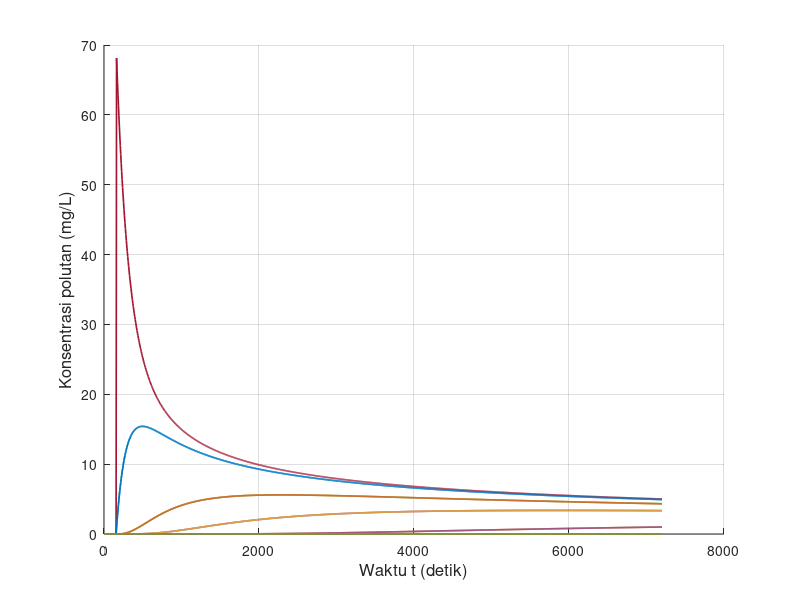

MATLAB code for this plot: (Note: this script raises an error after producing the figure.)
clear; clc; close all;

% Feby Syarief Al A`raaf
% 26050124130087
% Oseanografi C
%
% Simulasi difusi/adveksi 1 dimensi metode FTCS
% Sumber polutan diskontinu
% NIM = 087, sehingga:
% x = 0, y = 8, z = 7

x_digit = 0;
y_digit = 8;
z_digit = 7;

C_source = 10 * z_digit;

L = 3000;
T = 7200;

scenario(1).nama = 'Skenario 1';
scenario(1).dx   = 15;
scenario(1).dt   = 6;
scenario(1).G    = 0.5;
scenario(1).m    = 15 + z_digit;

scenario(2).nama = 'Skenario 2';
scenario(2).dx   = 30;
scenario(2).dt   = 6;
scenario(2).G    = 0.05;
scenario(2).m    = 30 + z_digit;

scenario(3).nama = 'Skenario 3';
scenario(3).dx   = 15;
scenario(3).dt   = 6;
scenario(3).G    = 1;
scenario(3).m    = 15 + z_digit;

folder_output = 'output_Diskontinu_FTCS_Polutan_Terhadap_Waktu';
if ~exist(folder_output, 'dir')
    mkdir(folder_output);
end

for s = 1:numel(scenario)

    fprintf('\nMemproses %s\n', scenario(s).nama);

    dx       = scenario(s).dx;
    dt       = scenario(s).dt;
    G        = scenario(s).G;
    m_source = scenario(s).m;
    n_source = 20 + z_digit;

    M_grid = round(L / dx) + 1;
    Mmax   = max(M_grid, m_source);
    Nmax   = round(T / dt);

    alpha = (G * dt) / (dx^2);

    fprintf('dx = %.3f m, dt = %.3f s, G = %.3f m^2/s, m = %d, n = %d\n', dx, dt, G, m_source, n_source);
    fprintf('Mmax = %d, Nmax = %d, alpha = %.6f\n', Mmax, Nmax, alpha);

    if alpha > 0.5
        fprintf('Peringatan: alpha > 0.5, solusi FTCS dapat tidak stabil.\n');
    end

    F0 = zeros(1, Mmax);
    F  = zeros(1, Mmax);

    t_step = 0:Nmax;
    t_time = t_step * dt;

    m_plot = [1, ...
              m_source - 20, m_source - 10, m_source - 5, m_source - 3, m_source - 1, ...
              m_source, ...
              m_source + 1, m_source + 3, m_source + 5, m_source + 10, m_source + 20];

    m_plot = unique(m_plot, 'stable');
    m_plot_valid = m_plot(m_plot >= 1 & m_plot <= Mmax);

    if length(m_plot_valid) < length(m_plot)
        fprintf('%s: beberapa grid berada di luar domain sehingga tidak digrafikkan.\n', scenario(s).nama);
    end

    history = NaN(length(t_step), length(m_plot_valid));

    F0(:) = 0;

    for p = 1:length(m_plot_valid)
        history(1, p) = F0(m_plot_valid(p));
    end

    for n = 1:Nmax

        F0(1)    = F0(2);
        F0(Mmax) = F0(Mmax-1);

        if n == n_source
            F0(m_source) = C_source;
        end

        for i = 2:(Mmax-1)
            F(i) = (1 - 2 * alpha) * F0(i) + alpha * (F0(i+1) + F0(i-1));
        end

        F(1)    = F(2);
        F(Mmax) = F(Mmax-1);

        for p = 1:length(m_plot_valid)
            history(n + 1, p) = F(m_plot_valid(p));
        end

        F0 = F;
    end

    fig = figure('Visible', 'off', 'Position', [100 100 1400 600]);
    hold on;

    legend_text = {};

    for k = 1:length(m_plot_valid)
        plot(t_time, history(:, k), 'LineWidth', 1.2);
        legend_text{end+1} = sprintf('m = %d', m_plot_valid(k));
    end

    grid on;
    xlabel('Waktu t (detik)', 'FontSize', 12);
    ylabel('Konsentrasi polutan (mg/L)', 'FontSize', 12);
    title(sprintf('%s - Konsentrasi polutan terhadap waktu', scenario(s).nama), ...
          'Feby Syarief-0087-Ose C', 'FontSize', 14, 'FontWeight', 'bold');
    xlim([t_time(1), t_time(end)]);

    y_max = max(history(:), [], 'omitnan');
    if isempty(y_max) || isnan(y_max) || y_max <= 0
        ylim([0 1]);
    else
        ylim([0, max(C_source * 1.2, y_max * 1.1)]);
    end

    set(gca, 'FontSize', 11);

    legend(legend_text, ...
           'Location', 'northwest', ...
           'FontSize', 8, ...
           'NumColumns', 2, ...
           'Box', 'on');

    hold off;

    nama_file = sprintf('ftcs_diskontinu_waktu_skenario_%d.png', s);
    saveas(fig, fullfile(folder_output, nama_file));
    close(fig);

    fprintf('%s selesai diproses.\n', scenario(s).nama);
end

fprintf('\nSemua skenario telah selesai diproses.\n');
